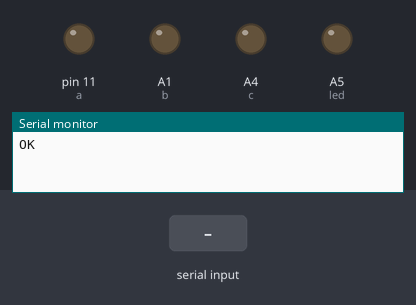
The sketch below on a simulated Arduino Uno, built with avr-gcc and run on an emulated ATmega328P. Parts: output pins drawn as LEDs (lit = HIGH), the last lines printed to the serial monitor. The inputs (shaded band) are chosen by the test bench.

Above: at 1.2 s.
1.3 s: "a" received over Serial
At 2.2 s:
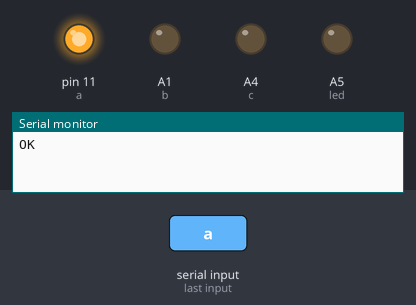
4.3 s: "b" received over Serial
At 6.4 s:
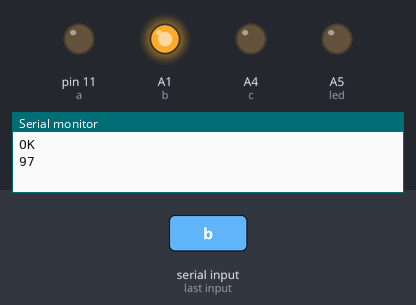
6.8 s: "c" received over Serial
At 10.6 s:
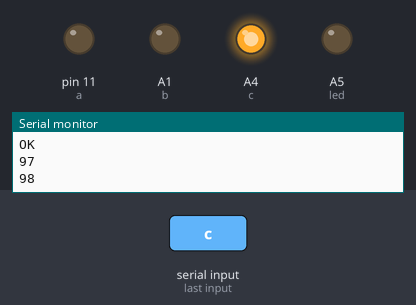
Timing chart, 0 to 12.8 s (numbered marks = the images above; inputs shaded):
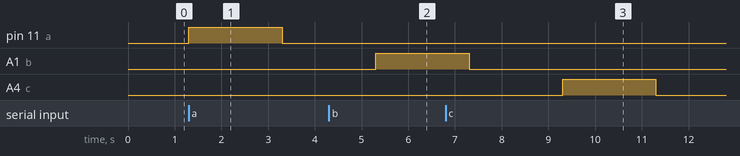

Measured:
- after the input at 1.3 s, pin 11 (a): LOW → HIGH at once, → LOW 2.0 s later
- after the input at 4.3 s, A1 (b): LOW → HIGH after 1.0 s
- after the input at 6.8 s, A4 (c): LOW → HIGH after 2.5 s, → LOW 2.0 s later

The sketch:

lava_jato.ino
```cpp
int a = 11;
int b = A1;
int c = A4;
int led = A5;

void setup() {
  pinMode(a,OUTPUT);
  pinMode(b,OUTPUT);
  pinMode(c,OUTPUT);
  pinMode(led,OUTPUT);
digitalWrite(led,0);
  Serial.begin(9600);
  Serial.println("OK");
}

void loop() {

  if(Serial.available()>0){
    int comando = Serial.read();
    switch(comando){
    case 'a':
      digitalWrite(a,1);
      delay(2000);
      digitalWrite(a,0);
      delay(2000);
      break;
    case 'b':
      digitalWrite(b,1);
      delay(2000);
      digitalWrite(b,0);
      delay(2000);
      break;
    case 'c':
      digitalWrite(c,1);
      delay(2000);
      digitalWrite(c,0);
      delay(2000);
      break;
    }
    Serial.println(comando);
  }


}
```
